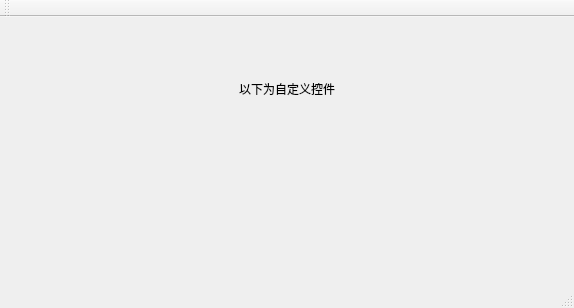
<?xml version="1.0" encoding="UTF-8"?>
<ui version="4.0">
 <class>MainWindow</class>
 <widget class="QMainWindow" name="MainWindow">
  <property name="geometry">
   <rect>
    <x>0</x>
    <y>0</y>
    <width>574</width>
    <height>308</height>
   </rect>
  </property>
  <property name="windowTitle">
   <string>MainWindow</string>
  </property>
  <widget class="QWidget" name="centralWidget">
   <layout class="QGridLayout" name="gridLayout">
    <item row="3" column="0">
     <layout class="QHBoxLayout" name="horizontalLayout_2">
      <item>
       <widget class="Sub_Widget" name="widget" native="true">
        <property name="minimumSize">
         <size>
          <width>100</width>
          <height>50</height>
         </size>
        </property>
       </widget>
      </item>
     </layout>
    </item>
    <item row="0" column="0">
     <layout class="QHBoxLayout" name="horizontalLayout">
      <item>
       <widget class="QLabel" name="label">
        <property name="text">
         <string>以下为自定义控件</string>
        </property>
        <property name="alignment">
         <set>Qt::AlignCenter</set>
        </property>
       </widget>
      </item>
     </layout>
    </item>
   </layout>
  </widget>
  <widget class="QMenuBar" name="menuBar">
   <property name="geometry">
    <rect>
     <x>0</x>
     <y>0</y>
     <width>574</width>
     <height>23</height>
    </rect>
   </property>
  </widget>
  <widget class="QToolBar" name="mainToolBar">
   <attribute name="toolBarArea">
    <enum>TopToolBarArea</enum>
   </attribute>
   <attribute name="toolBarBreak">
    <bool>false</bool>
   </attribute>
  </widget>
  <widget class="QStatusBar" name="statusBar"/>
 </widget>
 <layoutdefault spacing="6" margin="11"/>
 <customwidgets>
  <customwidget>
   <class>Sub_Widget</class>
   <extends>QWidget</extends>
   <header location="global">Sub_Widget.h</header>
   <container>1</container>
  </customwidget>
 </customwidgets>
 <resources/>
 <connections/>
</ui>
